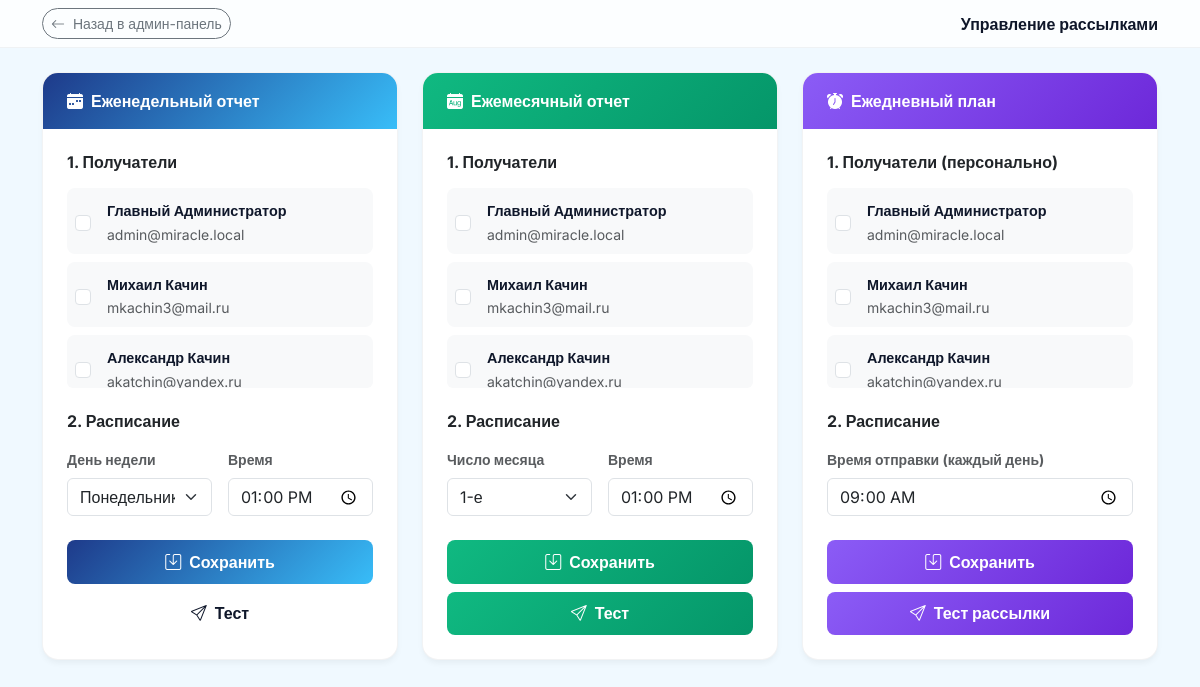
The page /admin/reports (signed in) on the database its author committed.
### tables this page shows
CREATE TABLE users 
                      (id INTEGER PRIMARY KEY, username TEXT UNIQUE, password TEXT, role TEXT,
                       first_name TEXT, last_name TEXT, patronymic TEXT, email TEXT);

### app.py (the view)
    def wrap(*args, **kwargs):
        if 'logged_in' not in session:
            flash('Пожалуйста, войдите в систему.', 'error')
            return redirect(url_for('login'))
        return f(*args, **kwargs)

### app.py (called while the page is built)
def login_required(f):
    def wrap(*args, **kwargs):
        if 'logged_in' not in session:
            flash('Пожалуйста, войдите в систему.', 'error')
            return redirect(url_for('login'))
        return f(*args, **kwargs)
    wrap.__name__ = f.__name__
    return wrap

### templates/report_settings.html (shortened to what this page needs)
<!DOCTYPE html>
<html lang="ru">
<head>
    <link href="https://cdn.jsdelivr.net/npm/bootstrap@5.3.0/dist/css/bootstrap.min.css" rel="stylesheet">
    <link href="https://cdn.jsdelivr.net/npm/bootstrap-icons@1.11.0/font/bootstrap-icons.css" rel="stylesheet">
</head>
<body>
    <nav class="navbar navbar-custom sticky-top mb-4">
        <div class="container">
            <a href="{{ url_for('admin') }}" class="btn btn-outline-secondary btn-sm rounded-pill">
                <i class="bi bi-arrow-left me-1"></i> Назад в админ-панель
            </a>
            <span class="fw-bold" style="color: var(--corp-dark-blue);">Управление рассылками</span>
        </div>
    </nav>
    <div class="container pb-5">
        <div class="row g-4">
            <div class="col-lg-4">
                <form method="POST">
                    <div class="modern-card">
                        <div class="card-header-custom" style="background: linear-gradient(135deg, var(--corp-mid-blue), var(--corp-light-blue));">
                            <i class="bi bi-calendar-week-fill me-2"></i>Еженедельный отчет
                        </div>
                        <div class="card-body p-4">
                            <h6 class="fw-bold mb-3">1. Получатели</h6>
                            <div class="list-group mb-4" style="max-height: 200px; overflow-y: auto;">
                                {% for user in users %}
                                <label class="list-group-item d-flex gap-3 align-items-center border-0 bg-light rounded-3 mb-2 p-2">
                                    <input class="form-check-input flex-shrink-0" type="checkbox" name="recipients" value="{{ user[0] }}" {% if user[0]|string in w_recipients %}checked{% endif %}>
                                    <span class="pt-1"><strong class="d-block" style="color: var(--corp-dark-blue); font-size: 0.9em;">{{ user[1] }} {{ user[2] }}</strong><small class="text-muted">{{ user[3] }}</small></span>
                                </label>
                                {% endfor %}
                            </div>
                            <h6 class="fw-bold mb-3">2. Расписание</h6>
                            <div class="row g-3 mb-4">
                                <div class="col-6">
                                    <label class="form-label small fw-bold text-muted">День недели</label>
                                    <select name="day_value" class="form-select">
                                        {% for i, day in [(0,'Понедельник'), (1,'Вторник'), (2,'Среда'), (3,'Четверг'), (4,'Пятница'), (5,'Суббота'), (6,'Воскресенье')] %}
                                            <option value="{{ i }}" {% if w_day == i %}selected{% endif %}>{{ day }}</option>
                                        {% endfor %}
                                    </select>
                                </div>
                                <div class="col-6">
                                    <label class="form-label small fw-bold text-muted">Время</label>
                                    <input type="time" name="time_value" class="form-control" value="{{ w_time }}" required>
                                </div>
                            </div>
                            <div class="mt-auto d-grid gap-2">
                                <button type="submit" name="save_settings" value="1" class="btn btn-corp"><i class="bi bi-save me-2"></i>Сохранить</button>
                                {% if session.role == 'admin' %}
                                <button type="submit" name="test_weekly" value="1" class="btn btn-test"><i class="bi bi-send me-2"></i>Тест</button>
                                {% endif %}
                            </div>
                        </div>
                    </div>
                </form>
            </div>
            <div class="col-lg-4">
                <form method="POST">
                    <div class="modern-card">
                        <div class="card-header-custom" style="background: linear-gradient(135deg, #10B981, #059669);">
                            <i class="bi bi-calendar-month-fill me-2"></i>Ежемесячный отчет
                        </div>
                        <div class="card-body p-4">
                            <h6 class="fw-bold mb-3">1. Получатели</h6>
                            <div class="list-group mb-4" style="max-height: 200px; overflow-y: auto;">
                                {% for user in users %}
                                <label class="list-group-item d-flex gap-3 align-items-center border-0 bg-light rounded-3 mb-2 p-2">
                                    <input class="form-check-input flex-shrink-0" type="checkbox" name="recipients" value="{{ user[0] }}" {% if user[0]|string in m_recipients %}checked{% endif %}>
                                    <span class="pt-1"><strong class="d-block" style="color: var(--corp-dark-blue); font-size: 0.9em;">{{ user[1] }} {{ user[2] }}</strong><small class="text-muted">{{ user[3] }}</small></span>
                                </label>
                                {% endfor %}
                            </div>
                            <h6 class="fw-bold mb-3">2. Расписание</h6>
                            <div class="row g-3 mb-4">
                                <div class="col-6">
                                    <label class="form-label small fw-bold text-muted">Число месяца</label>
                                    <select name="day_value" class="form-select">
                                        {% for i in range(1, 29) %}
                                            <option value="{{ i }}" {% if m_day == i %}selected{% endif %}>{{ i }}-е</option>
                                        {% endfor %}
                                    </select>
                                </div>
                                <div class="col-6">
                                    <label class="form-label small fw-bold text-muted">Время</label>
                                    <input type="time" name="time_value" class="form-control" value="{{ m_time }}" required>
                                </div>
                            </div>
                            <div class="mt-auto d-grid gap-2">
                                <button type="submit" name="save_settings" value="1" class="btn btn-corp" style="background: linear-gradient(135deg, #10B981, #059669);"><i class="bi bi-save me-2"></i>Сохранить</button>
                                {% if session.role == 'admin' %}
                                <button type="submit" name="test_monthly" value="1" class="btn btn-test" style="background: linear-gradient(135deg, #10B981, #059669); color: white;"><i class="bi bi-send me-2"></i>Тест</button>
                                {% endif %}
                            </div>
                        </div>
                    </div>
                </form>
            </div>
            <div class="col-lg-4">
                <form method="POST">
                    <div class="modern-card">
                        <div class="card-header-custom" style="background: linear-gradient(135deg, #8B5CF6, #6D28D9);">
                            <i class="bi bi-alarm-fill me-2"></i>Ежедневный план
                        </div>
                        <div class="card-body p-4">
                            <h6 class="fw-bold mb-3">1. Получатели (персонально)</h6>
                            <div class="list-group mb-4" style="max-height: 200px; overflow-y: auto;">
                                {% for user in users %}
                                <label class="list-group-item d-flex gap-3 align-items-center border-0 bg-light rounded-3 mb-2 p-2">
                                    <input class="form-check-input flex-shrink-0" type="checkbox" name="recipients" value="{{ user[0] }}" {% if user[0]|string in d_recipients %}checked{% endif %}>
                                    <span class="pt-1"><strong class="d-block" style="color: var(--corp-dark-blue); font-size: 0.9em;">{{ user[1] }} {{ user[2] }}</strong><small class="text-muted">{{ user[3] }}</small></span>
                                </label>
                                {% endfor %}
                            </div>
                            <h6 class="fw-bold mb-3">2. Расписание</h6>
                            <div class="mb-4">
                                <label class="form-label small fw-bold text-muted">Время отправки (каждый день)</label>
                                <input type="time" name="time_value" class="form-control" value="{{ d_time }}" required>
                            </div>
                            <div class="mt-auto d-grid gap-2">
                                <button type="submit" name="save_settings" value="1" class="btn btn-corp" style="background: linear-gradient(135deg, #8B5CF6, #6D28D9);"><i class="bi bi-save me-2"></i>Сохранить</button>
                                {% if session.role == 'admin' %}
                                <button type="submit" name="test_daily" value="1" class="btn btn-test" style="background: linear-gradient(135deg, #8B5CF6, #6D28D9); color: white;"><i class="bi bi-send me-2"></i>Тест рассылки</button>
                                {% endif %}
                            </div>
                        </div>
                    </div>
                </form>
            </div>
        </div>
    </div>
</body>
</html>

### templates/report_settings.html (style rules this page uses)
:root { --corp-dark-blue: #0F172A; --corp-mid-blue: #1E3A8A; --corp-light-blue: #38BDF8; --corp-orange: #F97316; --corp-bg-light: #F0F9FF; }
body { font-family: 'Inter', sans-serif; background-color: var(--corp-bg-light); min-height: 100vh; }
.navbar-custom { background: rgba(255, 255, 255, 0.8); backdrop-filter: blur(10px); border-bottom: 1px solid rgba(15, 23, 42, 0.05); }
.modern-card { background: white; border: 1px solid rgba(15, 23, 42, 0.05); border-radius: 16px; box-shadow: 0 4px 6px -1px rgba(0, 0, 0, 0.05); overflow: hidden; height: 100%; display: flex; flex-direction: column; }
.card-header-custom { color: white; padding: 1rem 1.5rem; font-weight: 600; }
.btn-corp { background: linear-gradient(135deg, var(--corp-mid-blue), var(--corp-light-blue)); border: none; color: white; font-weight: 600; border-radius: 8px; padding: 0.6rem 1.2rem; transition: all 0.2s; }
.btn-test { background: linear-gradient(135deg, var(--corp-orange), var(--corp-yellow)); border: none; color: var(--corp-dark-blue); font-weight: 700; border-radius: 8px; padding: 0.6rem 1.2rem; transition: all 0.2s; }
.card-body { flex-grow: 1; display: flex; flex-direction: column; }
.mt-auto { margin-top: auto; }

### rows shown on the page
users: first_name "Главный", last_name "Администратор", email "admin@miracle.local"
users: first_name "Михаил", last_name "Качин", email "mkachin3@mail.ru"
users: first_name "Александр", last_name "Качин", email "akatchin@yandex.ru"

### other values the page prints
form field day_value "Понедельник"
form field day_value "1-е"
